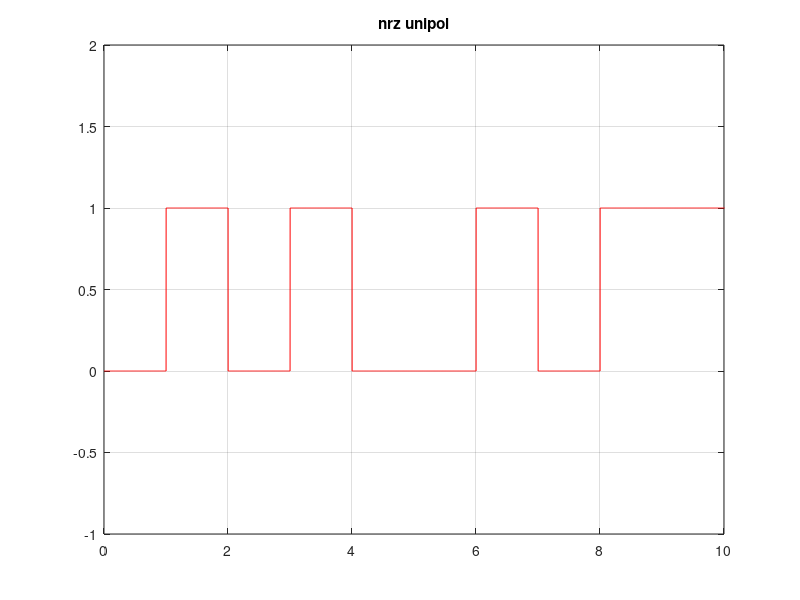

Reproduce this figure in MATLAB.
N=10;
m=randi([0 1],1,N+1);
t=0:.001:length(m);
i=1;
for j=1:length(t)
    if t(j)<=i
        y(j)=m(i);
        
    
    else
        y(j)=m(i);
        i=i+1;
end
end
plot(t,y,'r');
axis([0 N -1 2]);title("nrz unipol")
grid on;